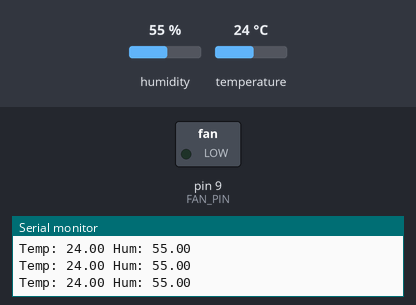
Recording of a sketch running on a simulated Arduino Uno, built with avr-gcc and run on an emulated ATmega328P. Shown: switched loads named in the sketch (green lamp = pin HIGH), the last lines printed to the serial monitor. The inputs (shaded band) are chosen by the test bench; at power-on: humidity 55 %, temperature 24 °C.

Above: at 2.8 s.
2.9 s: humidity set to 58 %
5.6 s: humidity set to 63 %
At 7.1 s:
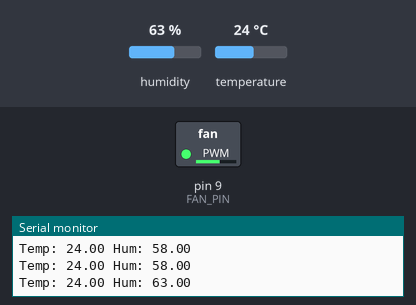
8.3 s: temperature set to 27 °C
11.3 s: temperature set to 30 °C
At 13.3 s:
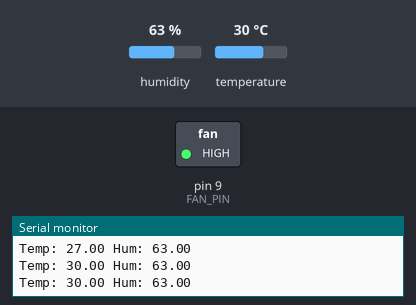
14.0 s: humidity set to 22 %
At 14.5 s:
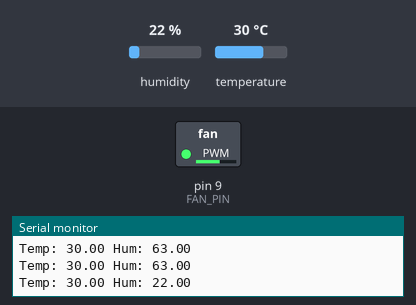
16.7 s: humidity set to 68 %
At 19.4 s:
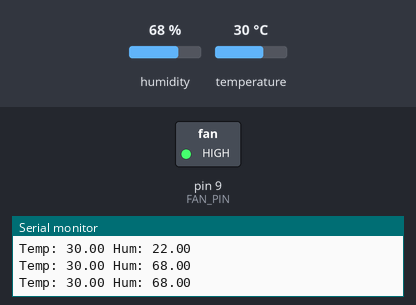
Timing chart, 0 to 20.7 s (numbered marks = the images above; inputs shaded):
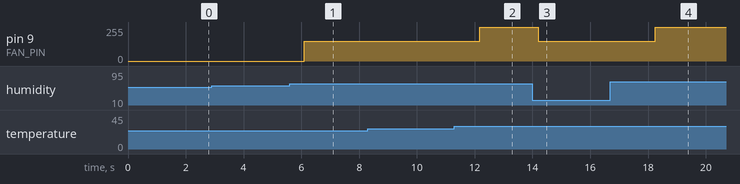

The sketch:

Smart_Cooling_Controller.ino
```cpp
#include <DHT.h>

#define DHTPIN 2
#define DHTTYPE DHT11
#define FAN_PIN 9

DHT dht(DHTPIN, DHTTYPE);

void setup() {
  dht.begin();
  pinMode(FAN_PIN, OUTPUT);
  Serial.begin(9600);
}

void loop() {
  float temp = dht.readTemperature();
  float hum = dht.readHumidity();

  if (isnan(temp) || isnan(hum)) {

    Serial.println("Cant read!!");
    delay(5000);
  }

  // Rule: high humidity makes heat feel worse -> lower threshold
  bool hot = temp > 28;
  bool humid = hum > 60;

  if (hot && humid) {
    analogWrite(FAN_PIN, 255);   // full speed, feels hotter
  } else if (hot || humid) {
    analogWrite(FAN_PIN, 150);   // medium speed
  } else {
    analogWrite(FAN_PIN, 0);     // off
  }

  Serial.print("Temp: "); Serial.print(temp);
  Serial.print(" Hum: "); Serial.println(hum);
  delay(1000);
}
```

Measured:
- the behaviour switches between 60 and 61 % on humidity (found by bisection; images 0 and 1)
- the behaviour switches between 28 and 29 °C on temperature (found by bisection; images 1 and 2)
- after the input at 5.6 s, pin 9 (FAN_PIN): 0/255 → 150/255 after 0.50 s
- after the input at 11.3 s, pin 9 (FAN_PIN): 150/255 → 255/255 after 0.87 s
- after the input at 14.0 s, pin 9 (FAN_PIN): 255/255 → 150/255 after 0.20 s
- after the input at 16.7 s, pin 9 (FAN_PIN): 150/255 → 255/255 after 1.6 s
